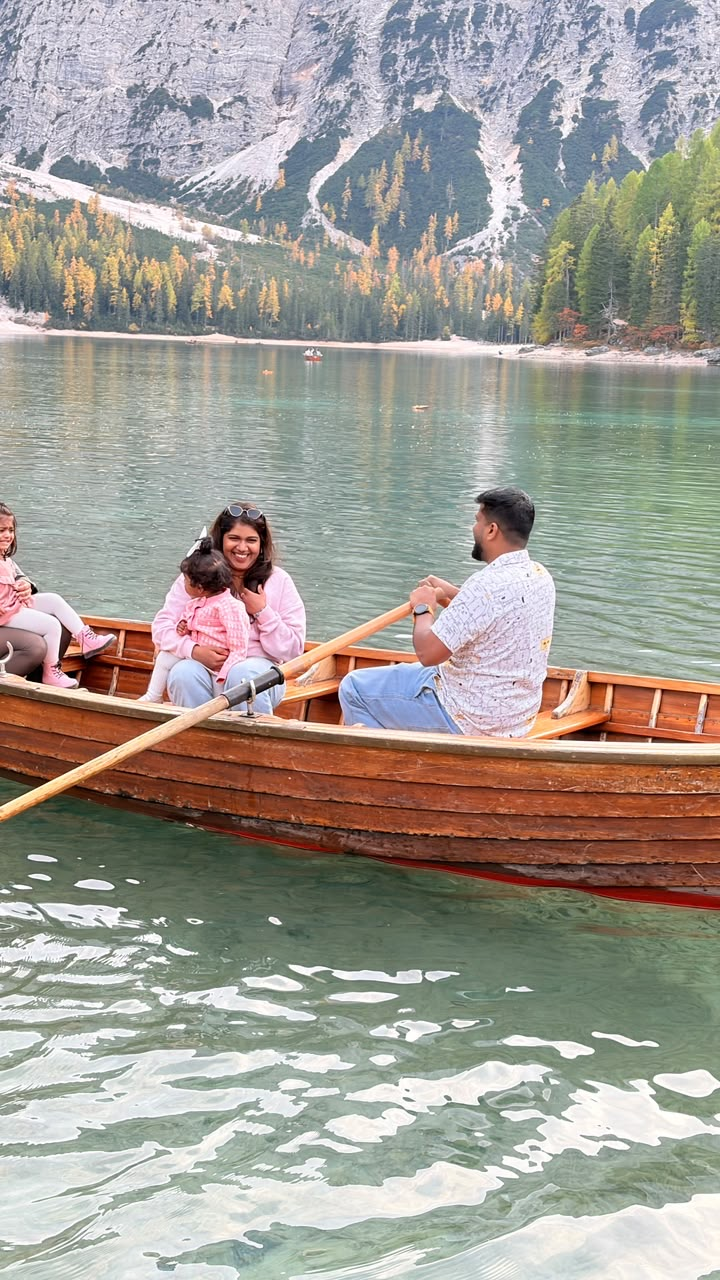
#> input picture skip-or-trip-braies/8e219314-3272-450c-ab5b-cdd08d3d5d3f.JPG, 720 x 1280 px
$ python -i build_long.py   (imports and definitions only)
#> lines starting #> are read from the running program, lines starting #| are printed output that depends on the picture
#> further down, picture is the input picture: shape (1280, 720, 3); mean B, G, R 148.8, 156.4, 160.4
"""Builds the long-form "Lago di Braies: Instagram vs Reality" from the approved storyboard.
Run from braies-longform/:  python3 tools/build_long.py [--plates]
 - reads the shot list S from ../skip-or-trip-braies/tools/storyboard.py (the storyboard is the source of truth)
 - narration timings from assets/vo/vo.json (tools/make_vo.py, tools/make_vo_extra.py)
 - --plates renders every cut to assets/plates/ (crops, framed portraits, splits; strangers' faces blurred)
 - writes timeline.json and index.html"""
import os, re, sys, json, html, hashlib, subprocess
import numpy as np
from PIL import Image, ImageDraw, ImageFilter, ImageOps, ImageEnhance
# [1 line not run here, left out]

RAW = "../skip-or-trip-braies/raw/drive"
PREP, PLATES = "assets/prep", "assets/plates"
# [1 line not run here, left out]
W, H, FPS = 1920, 1080, 30
MP4 = "3e1893c5-4458-4077-9694-2f5686c837de.mp4"
TONEMAP = ("zscale=tin=arib-std-b67:min=bt2020nc:pin=bt2020:t=linear:npl=203,format=gbrpf32le,"
           "zscale=p=bt709,tonemap=mobius:desat=0,zscale=t=bt709:m=bt709:r=tv,format=yuv420p")
GRADE = "colorbalance=rm=0.025:bm=-0.025:rh=0.02:bh=-0.02,eq=saturation=1.07:contrast=1.03"
# strangers only; family and friend are never blurred
BLUR = {"IMG_2671.MOV", "IMG_2700.MOV"}  # stranger faces in crowd clips; stills only show distant people (Haar misfires on rock)

# ---- shot list from the storyboard ---------------------------------------
# [1 line not run here, left out]
# [1 line that did not run here, left out]
# [1 line that did not run here, left out]

# extra cuts inside long frames (frame number -> [(file, t, layout, y)])
EXTRA = {
 4: [("IMG_2731.MOV", 5, "crop", .55)],
 6: [("IMG_2683.MOV", .5, "crop", .62)],
 7: [("IMG_2705.heic", 0, "crop", .62)],
 9: [("IMG_2674.heic", 0, "crop", .55)],
 10: [("IMG_2710.heic", 0, "frame", .5)],
 11: [("IMG_2699.MOV", 3, "crop", .66), ("IMG_2686.heic", 0, "crop", .72)],
 12: [("IMG_2695.heic", 0, "crop", .5)],
 13: [("IMG_2654.MOV", 0, "crop", .6)],
 14: [("IMG_2690.jpg", 0, "crop", .5)],
 15: [("IMG_2711.heic", 0, "crop", .7)],
 17: [("IMG_2737.MOV", 7, "frame", .5)],
 18: [("IMG_2731.MOV", 34, "crop", .55)],
 20: [("IMG_2732.MOV", 20, "crop", .45)],
 24: [("IMG_2700.MOV", 0, "crop", .62)],
 25: [("IMG_2687.heic", 0, "crop", .75)],
 26: [("IMG_2731.MOV", 44, "crop", .55)],
 27: [("IMG_2747.MOV", 4, "crop", .40), ("IMG_2675.heic", 0, "crop", .55)],
 28: [("IMG_2696.MOV", 6, "crop", .5)],
 29: [("IMG_2749.HEIC", 0, "crop", .62)],
}
NAT = {13: ("IMG_2657.MOV", 2, .55), 14: (MP4, 3, .5), 17: ("IMG_2742.MOV", 1.5, .45), 18: ("IMG_2731.MOV", 22, .8),
       19: ("IMG_2734.MOV", 8, .8), 3: ("IMG_2671.MOV", 4, .45), 24: ("IMG_2671.MOV", 8, .35)}

# [1 line not run here, left out]

# ---- timeline: each frame lasts its planned length, or longer if its narration needs it ----
frames, t = [], 0.0
# [9 lines not run here, left out]
TOTAL = round(t, 2)

def is_video(f): return f.lower().endswith((".mov", ".mp4"))
def probe(f, entries):
    return subprocess.run(["ffprobe", "-v", "error", "-select_streams", "v:0", "-show_entries", entries, "-of", "csv=p=0", f],
                          capture_output=True, text=True).stdout.strip()

# ---- face blur (strangers) ---------------------------------------------------
import cv2
CASC = [cv2.CascadeClassifier(cv2.data.haarcascades + n) for n in ("haarcascade_frontalface_default.xml", "haarcascade_profileface.xml")]
def faces(bgr):
    g = cv2.cvtColor(bgr, cv2.COLOR_BGR2GRAY); g = cv2.equalizeHist(g); out = []
#> after `g = cv2.cvtColor(bgr, cv2.COLOR_BGR2GRAY)`:
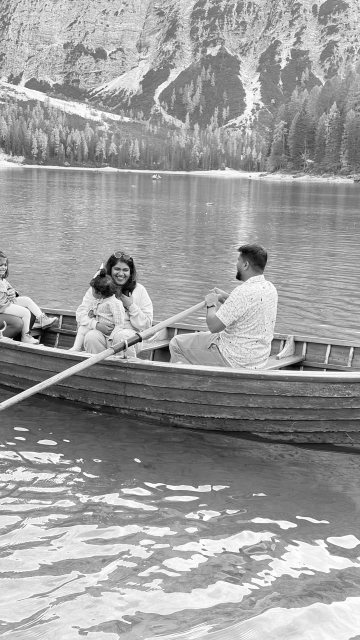
#> g: shape (1280, 720) (shown at 1/2 size); min 0, max 255, mean 156.8
#> after `g = cv2.equalizeHist(g)`:
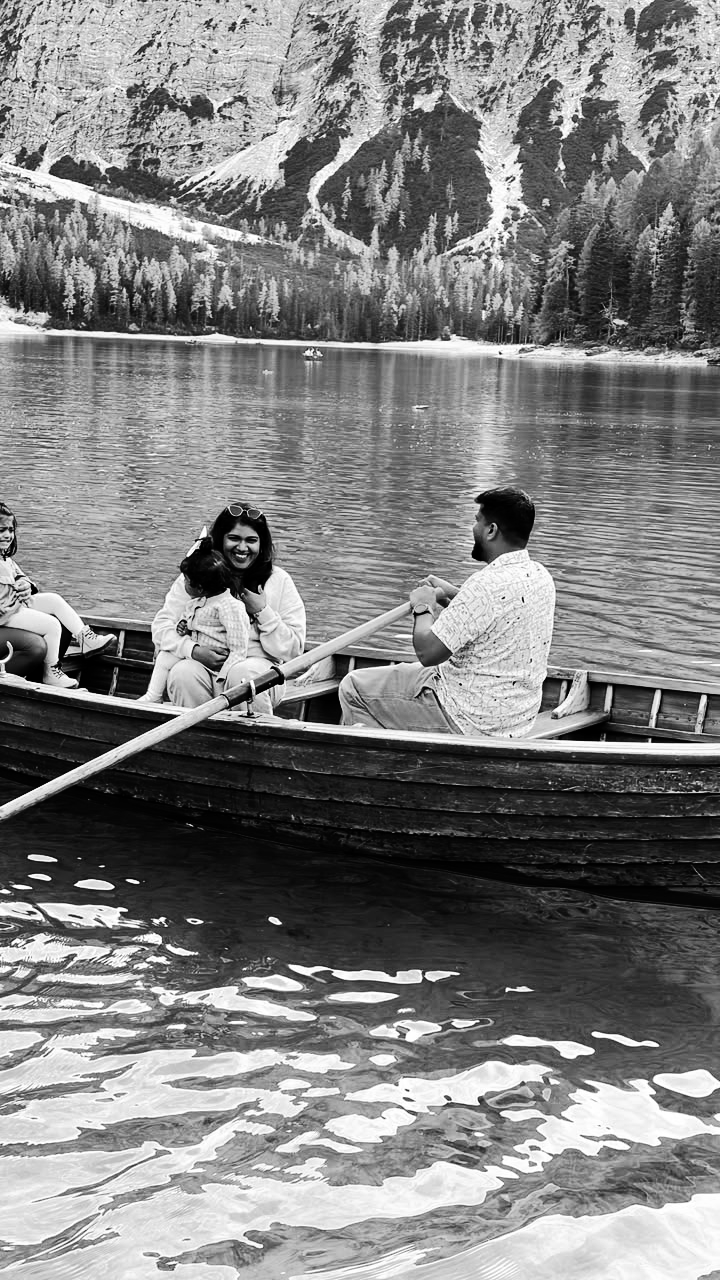
#> g: shape (1280, 720); min 0, max 255, mean 128.2
    for c in CASC:
        for flip in (False, True):
            gg = cv2.flip(g, 1) if flip else g
            for (x, y, w, h) in c.detectMultiScale(gg, 1.08, 4, minSize=(12, 12)):
                if flip: x = g.shape[1] - x - w
                out.append((x, y, w, h))
#> after the loop, out = [(386, 162, 34, 34), (219, 521, 48, 48), (220, 521, 47, 47), (26, 189, 57, 57), (444, 218, 96, 96), (225, 518, 52, 52)]; x = 225
    return out
# [102 lines left out: functions blur_boxes, prep_image, prep_video, mask, geometry, build_plate, not called in this run]

cutlist = []
# [21 lines not run here, left out]

# ==== composition ===========================================================
# [1 line that did not run here, left out]
def esc(s): return html.escape(s)
def rich(t):  # *keyword* -> yellow span
    return "".join(f'<span class="key">{esc(p)}</span>' if i % 2 else esc(p) for i, p in enumerate(t.split("*")))

body, js, audio = [], [], []
# -- plates
# [99 lines not run here, left out]

# -- whooshes on act changes
prev = None
# [3 lines not run here, left out]

# -- audio tags
SFXLEN = {"whoosh": .45, "tick": .06, "hit": 1.0, "stamp": 1.4}
# [11 lines not run here, left out]

doc = f'''<!doctype html>
<html lang="en">
<head>
<meta charset="UTF-8" />
<meta name="viewport" content="width=1920, height=1080" />
<title>Lago di Braies: Instagram vs Reality</title>
<script src="https://cdn.jsdelivr.net/npm/gsap@3.15.0/dist/gsap.min.js"></script>
<style>
:root {{ --yellow:#FFD60A; --ink:#ffffff; --trip:#16A34A; --insta:#E1306C; --scrim:rgba(8,12,12,.78); --font:"Inter", sans-serif; }}
* {{ margin:0; padding:0; box-sizing:border-box; }}
html, body {{ width:1920px; height:1080px; overflow:hidden; background:#000; }}
#root {{ position:relative; width:1920px; height:1080px; overflow:hidden; font-family:var(--font); background:#000; }}
.shot {{ position:absolute; inset:0; width:1920px; height:1080px; object-fit:cover; z-index:1; }}
.ov {{ position:absolute; inset:0; z-index:20; }}
.cap {{ position:absolute; left:0; right:0; bottom:96px; height:120px; z-index:40; display:flex; align-items:center; justify-content:center; text-align:center; overflow:visible; }}
.capin {{ font-weight:900; font-size:54px; line-height:1.1; color:var(--ink); max-width:1500px;
  -webkit-text-stroke:9px rgba(0,0,0,.85); paint-order:stroke fill; text-shadow:0 4px 16px rgba(0,0,0,.5); }}
.key {{ color:var(--yellow); }}
.chapter {{ position:absolute; left:110px; top:84px; font-weight:900; font-size:36px; letter-spacing:.06em; color:var(--yellow);
  -webkit-text-stroke:7px rgba(0,0,0,.85); paint-order:stroke fill; text-transform:uppercase; }}
.lower {{ position:absolute; left:110px; bottom:250px; padding:22px 36px 22px 40px; background:var(--scrim); border-left:10px solid var(--yellow); border-radius:16px; }}
.l1 {{ font-weight:900; font-size:58px; color:var(--ink); }}
.l2 {{ font-weight:700; font-size:34px; color:#e6ecec; margin-top:6px; }}
.card {{ position:absolute; left:110px; top:110px; width:760px; padding:40px 48px; background:var(--scrim); border-radius:28px; }}
.head {{ font-weight:900; font-size:56px; color:var(--yellow); margin-bottom:18px; }}
.row {{ font-weight:700; font-size:44px; color:var(--ink); line-height:1.6; }}
.big {{ position:absolute; left:0; right:0; top:330px; text-align:center; font-weight:900; font-size:230px; color:var(--yellow);
  -webkit-text-stroke:20px #000; paint-order:stroke fill; text-shadow:0 10px 30px rgba(0,0,0,.5); }}
.title {{ position:absolute; left:0; right:0; top:330px; text-align:center; }}
.t1 {{ font-weight:900; font-size:150px; color:var(--yellow); -webkit-text-stroke:16px #000; paint-order:stroke fill; }}
.t2 {{ font-weight:900; font-size:88px; color:var(--ink); -webkit-text-stroke:12px #000; paint-order:stroke fill; margin-top:10px; }}
.divider {{ position:absolute; left:955px; top:0; width:10px; height:1080px; background:#fff; transform-origin:50% 0; }}
.lab {{ position:absolute; top:70px; width:600px; text-align:center; font-weight:900; font-size:64px; color:#fff; padding:12px 0; border-radius:20px; }}
.insta {{ left:180px; background:var(--insta); }} .real {{ left:1140px; background:#222; }}
.heart {{ position:absolute; top:850px; width:300px; text-align:center; font-weight:900; font-size:40px; color:var(--insta); background:#fff; border-radius:40px; padding:10px 0; }}
.h0 {{ left:185px; }} .h1 {{ left:810px; }} .h2 {{ left:1435px; }}
.stamp {{ position:absolute; left:1240px; top:330px; width:560px; text-align:center; }}
.vl {{ font-weight:900; font-size:64px; color:#fff; -webkit-text-stroke:8px #000; paint-order:stroke fill; margin-bottom:20px; }}
.vc {{ display:inline-block; background:var(--trip); color:#fff; font-weight:900; font-size:170px; padding:10px 60px; border-radius:36px; box-shadow:0 18px 50px rgba(0,0,0,.45); }}
.es {{ position:absolute; top:220px; width:700px; height:394px; border:6px solid #fff; border-radius:24px; background:rgba(0,0,0,.35);
  display:flex; align-items:center; justify-content:center; font-weight:700; font-size:44px; color:#fff; }}
.es1 {{ left:180px; }} .es2 {{ left:1040px; }}
.sub {{ position:absolute; left:810px; top:700px; width:300px; height:96px; border-radius:48px; background:#E02424; color:#fff; font-weight:900; font-size:40px; display:flex; align-items:center; justify-content:center; }}
</style>
</head>
<body>
<div id="root" data-composition-id="main" data-start="0" data-duration="{TOTAL}" data-width="1920" data-height="1080">
{chr(10).join(body)}
</div>
<script>
window.__timelines = window.__timelines || {{}};
const tl = gsap.timeline({{ paused: true }});
{chr(10).join(js)}
window.__timelines["main"] = tl;
</script>
</body>
</html>
'''
# [2 lines not run here, left out]

>>> import cv2
>>> picture = cv2.imread('../../skip-or-trip-braies/8e219314-3272-450c-ab5b-cdd08d3d5d3f.JPG')
>>> result = faces(picture)
#> result has the same summary as out in faces

$ run again, on skip-or-trip-braies/c9d3ef4e-ba16-4e34-911b-4bb8f5b4b397.JPG
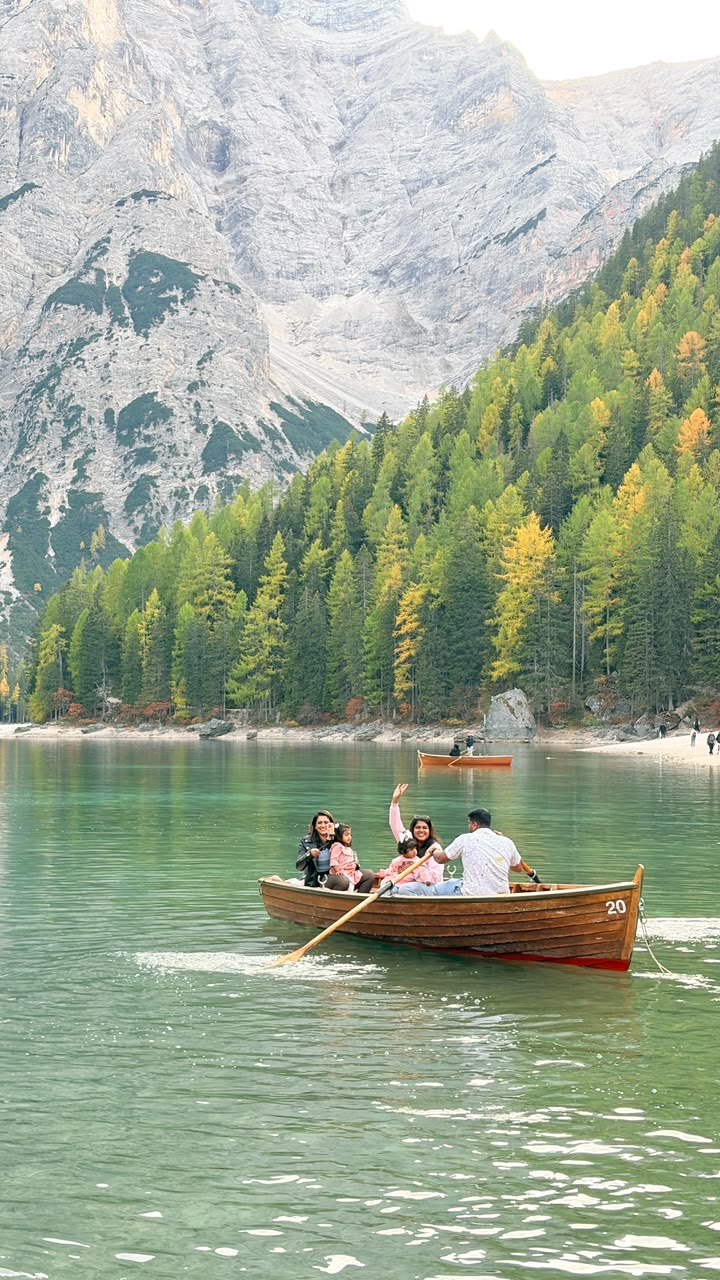
#> input picture skip-or-trip-braies/c9d3ef4e-ba16-4e34-911b-4bb8f5b4b397.JPG, 720 x 1280 px
#> picture is the input picture: shape (1280, 720, 3); mean B, G, R 147.9, 168.5, 157.1
#> in faces, `g = cv2.cvtColor(bgr, cv2.COLOR_BGR2GRAY)`:
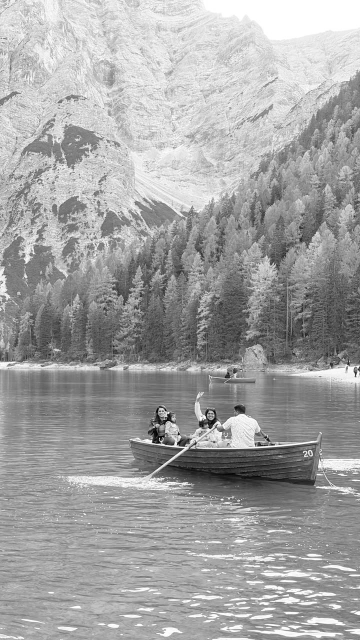
#> g: shape (1280, 720) (shown at 1/2 size); min 0, max 255, mean 162.8
#> in faces, `g = cv2.equalizeHist(g)`:
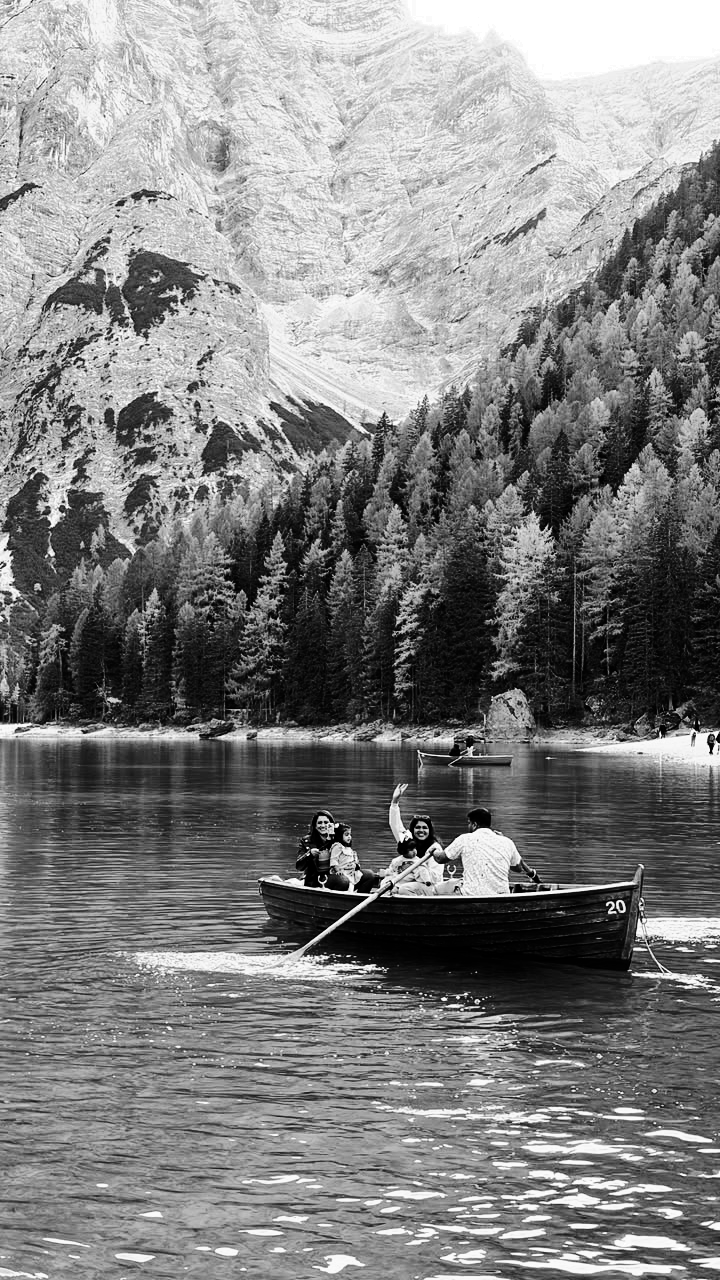
#> g: shape (1280, 720); min 0, max 255, mean 128.3
#> after the loop in faces, `for c in CASC:`: out = [(499, 714, 46, 46)]; x = 499
#> result = [(499, 714, 46, 46)]

$ run again, on skip-or-trip-braies/fa1fc380-dde6-49af-b2d4-b0774bfdffe2 2.JPG
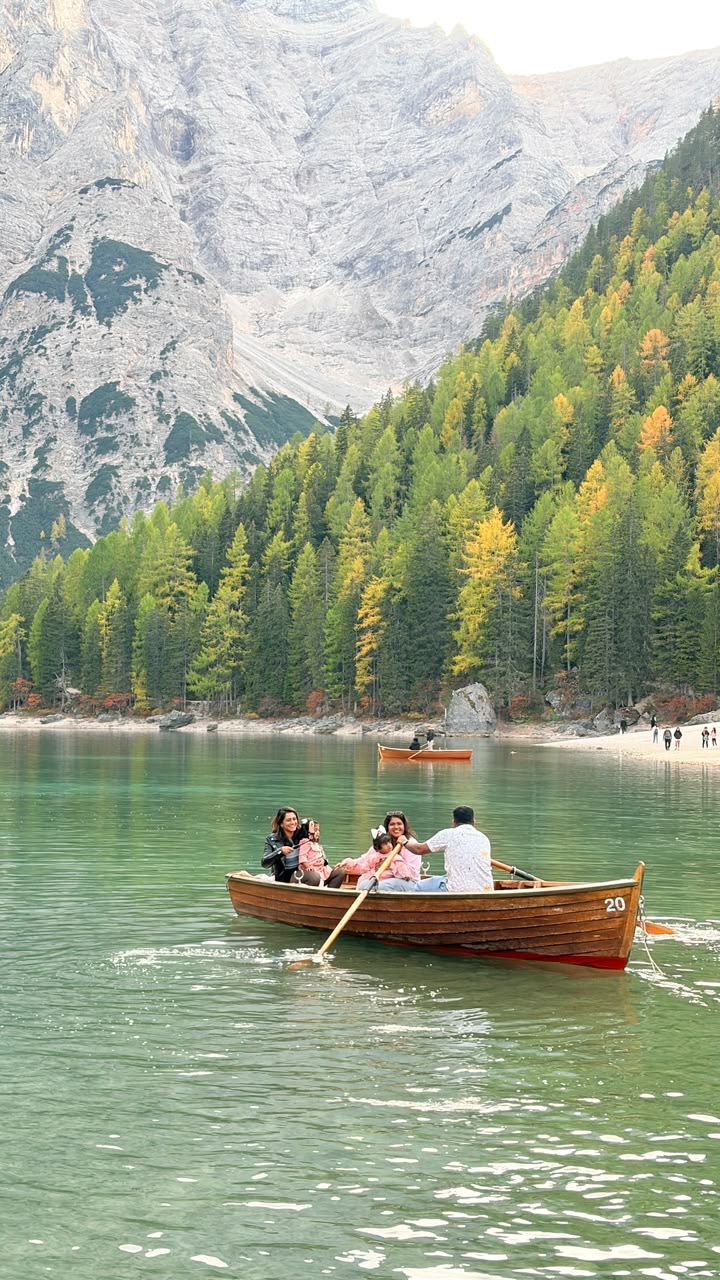
#> input picture skip-or-trip-braies/fa1fc380-dde6-49af-b2d4-b0774bfdffe2 2.JPG, 720 x 1280 px
#> picture is the input picture: shape (1280, 720, 3); mean B, G, R 143.4, 165.6, 157
#> in faces, `g = cv2.cvtColor(bgr, cv2.COLOR_BGR2GRAY)`:
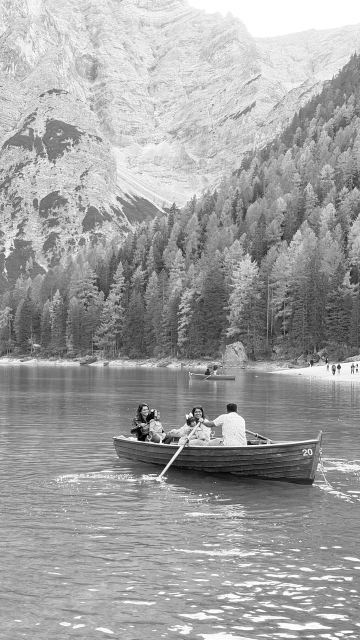
#> g: shape (1280, 720) (shown at 1/2 size); min 0, max 255, mean 160.5
#> in faces, `g = cv2.equalizeHist(g)`:
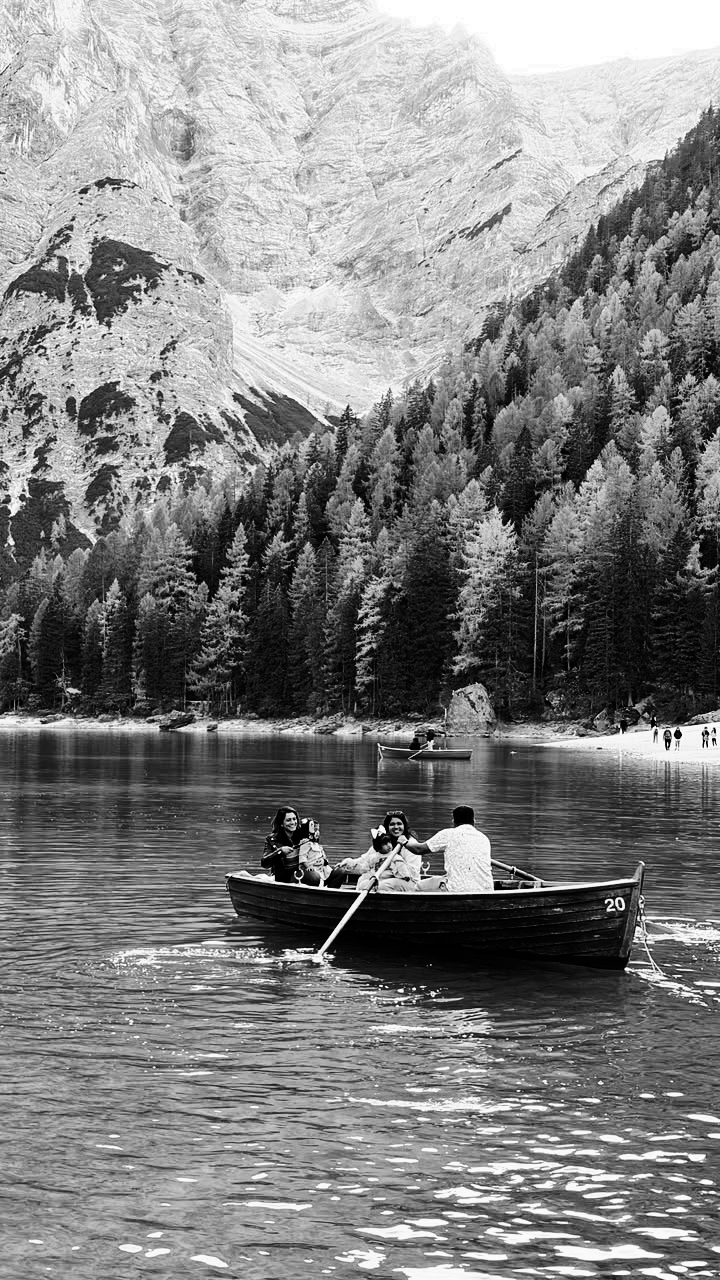
#> g: shape (1280, 720); min 0, max 255, mean 128.2
#> after the loop in faces, `for c in CASC:`: out = [(443, 676, 61, 61)]; x = 443
#> result = [(443, 676, 61, 61)]
